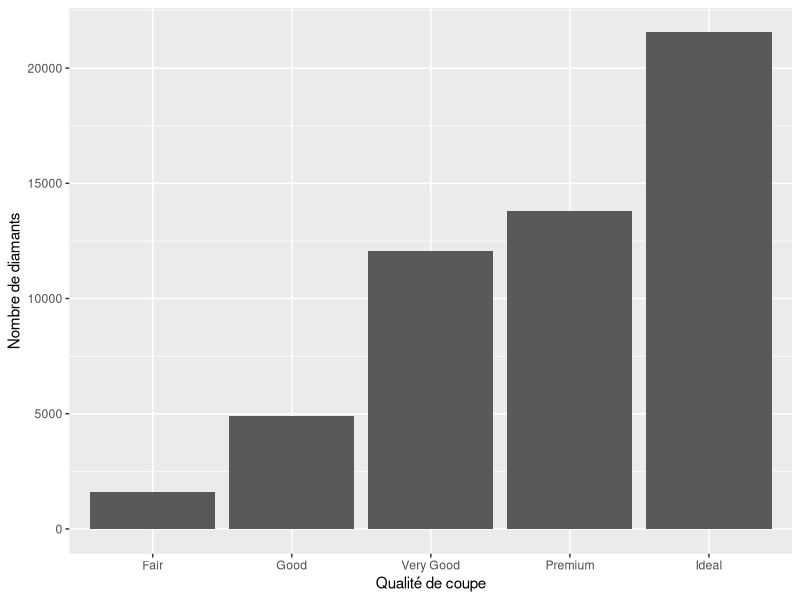
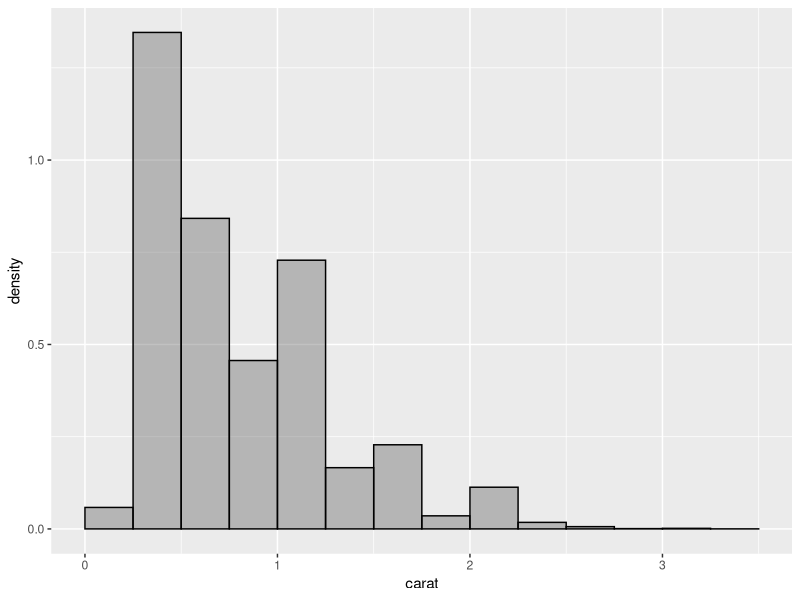
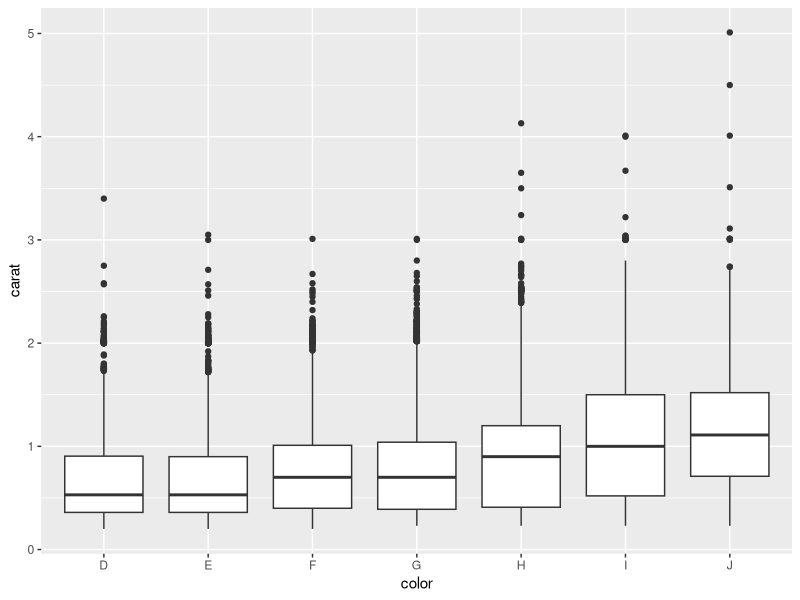
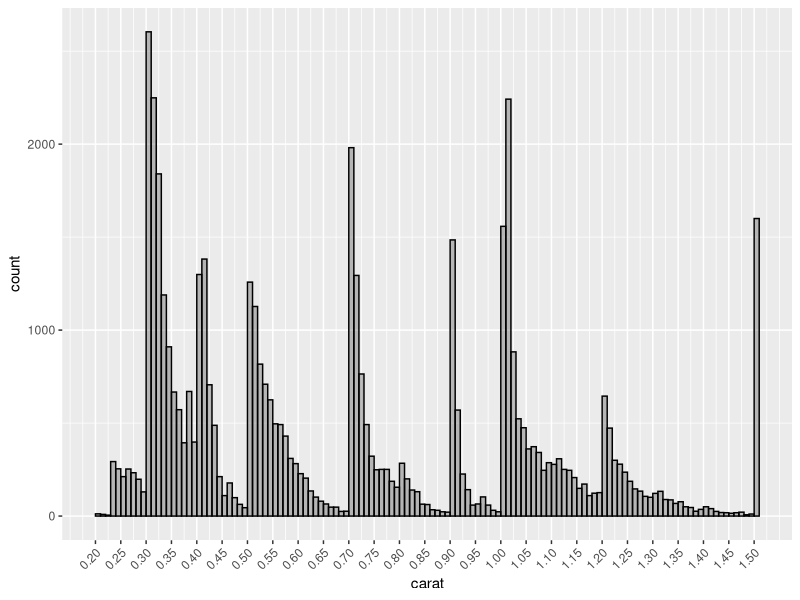
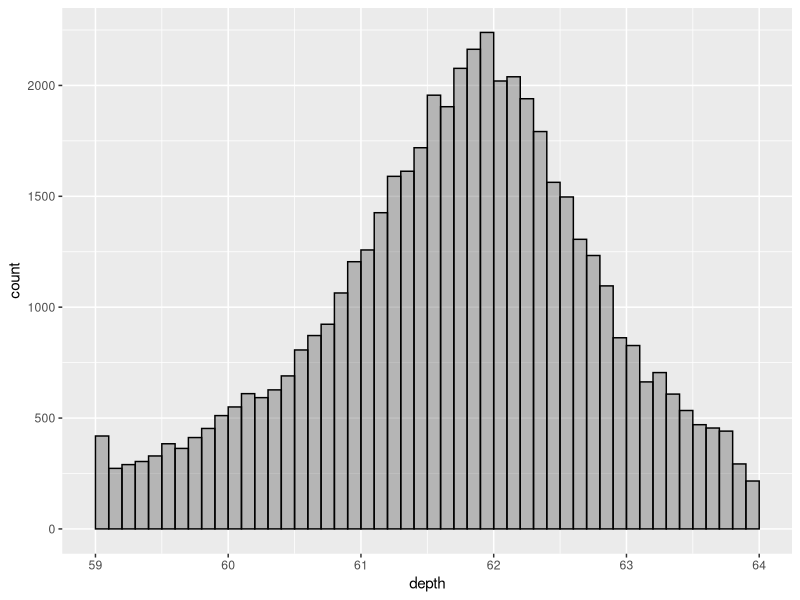
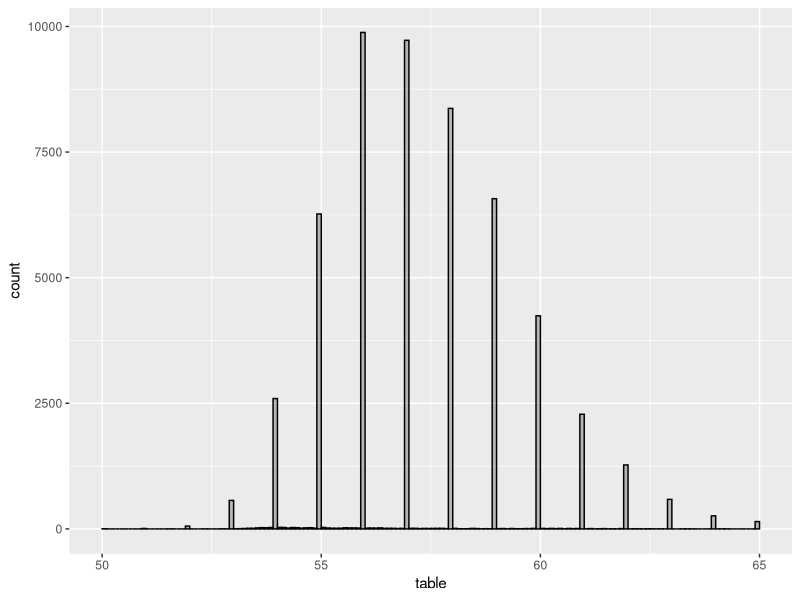
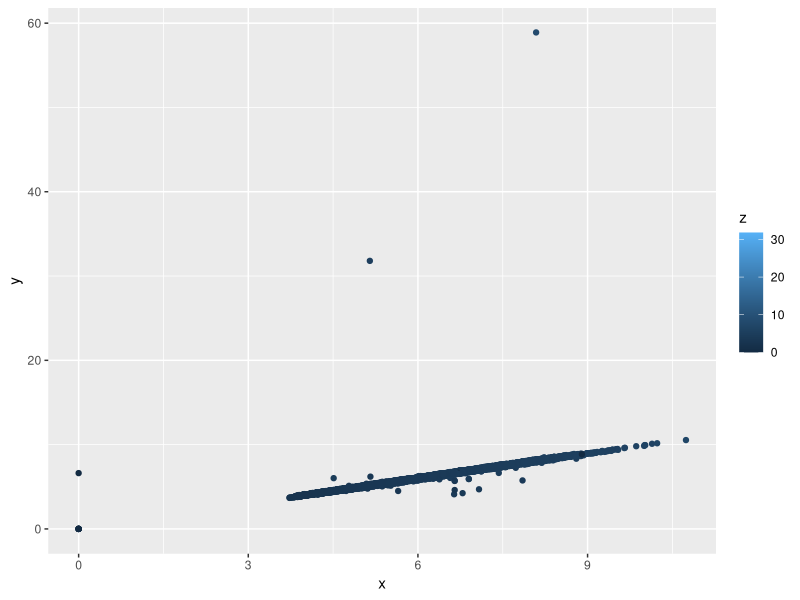
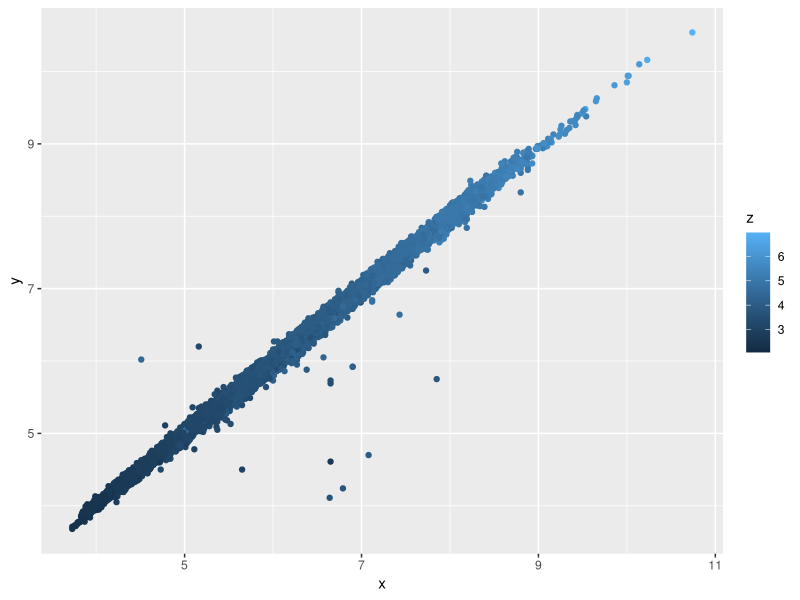

Here is the R script that generated these plots, in order:
## ---- chunk 1
library(ggplot2)
library(dplyr)
## ---- chunk 2
diamonds %>%
  group_by(color) %>%
  summarise(frequence = round(n() / nrow(diamonds), 2), nombre = n())
## ---- chunk 3
ggplot(diamonds) +
  geom_bar(aes(x = cut)) +
  xlab("Qualité de coupe") +
  ylab("Nombre de diamants")
## ---- chunk 4
diamonds %>%
  mutate(clarte = recode(clarity,
    "I1" = "Visible", "SI1" = "Petites inclusions",
    "SI2" = "Petites inclusions",
    "VS1" = "Minuscules inclusions",
    "VS2" = "Minuscules inclusions",
    "VVS1" = "Difficilement visibles",
    "VVS2" = "Difficilement visibles",
    "IF" = "Pur"
  )) %>%
  group_by(clarte) %>%
  summarise(frequence = round(n() / nrow(diamonds), 2), nombre = n())
## ---- chunk 5
diamonds %>%
  summarise(minimum = min(carat), moyenne = round(mean(carat), 3), maximum = max(carat), Q1 = quantile(carat, 0.25), médiane = median(carat), Q3 = quantile(carat, 0.75), D9 = quantile(carat, 0.9))
## ---- chunk 6
ggplot(diamonds) +
  geom_histogram(aes(x = carat, y = ..density..), breaks = seq(0, 3.5, 0.25), fill = "grey40", color = "black", alpha = 0.4)

ggplot(diamonds, aes(x = color, y = carat)) +
  geom_boxplot()
## ---- chunk 7
diamonds %>%
  filter(carat <= 1.51) %>%
  ggplot() +
  geom_histogram(aes(x = carat),
    breaks = (seq(0.2, 1.51, by = 0.01)),
    closed = "left", fill = "grey40", color = "black", alpha = 0.4
  ) +
  scale_x_continuous(breaks = seq(0.2, 1.51, by = 0.05)) +
  theme(axis.text.x = element_text(angle = 45, hjust = 1))
## ---- chunk 8
diamonds %>%
  summarise(minimum = min(depth), moyenne = round(mean(depth), 3), maximum = max(depth), Q1 = quantile(depth, 0.25), médiane = median(depth), Q3 = quantile(depth, 0.75), D1 = quantile(depth, 0.1), D9 = quantile(depth, 0.9))
## ---- chunk 9
ggplot(diamonds) +
  geom_histogram(aes(x = depth), breaks = seq(59, 64, 0.1), fill = "grey40", color = "black", alpha = 0.4)
## ---- chunk 10
diamonds %>%
  summarise(minimum = min(table), moyenne = round(mean(table), 3), maximum = max(table), Q1 = quantile(table, 0.25), médiane = median(table), Q3 = quantile(table, 0.75), D1 = quantile(table, 0.1), D9 = quantile(table, 0.9))
## ---- chunk 11
ggplot(diamonds) +
  geom_histogram(aes(x = table), breaks = seq(50, 65, 0.1), fill = "grey40", color = "black", alpha = 0.4)
## ---- chunk 12
diamonds %>% ggplot(aes(x = x, y = y, colour = z)) +
  geom_point()
## ---- chunk 13
diamonds %>%  filter(x > 3 & y < 20 & z < 10 & z > 2) %>% ggplot(aes(x = x, y = y, colour = z)) +
  geom_point()
## ---- chunk 14
diamonds%>%summarise(minimum = min(price),Q1 = quantile(price, 0.25), moyenne = round(mean(price), 0),  mediane = median(price), Q3 = quantile(price, 0.75), maximum=max(price))
## ---- chunk 15
ggplot(diamonds, aes(x = price)) +
  geom_histogram(breaks = seq(0, 20000, 1000), fill = "grey40", color = "black", alpha = 0.4)
## ---- chunk 16
ggplot(diamonds, aes(x = price)) +
  geom_histogram() +
  scale_x_continuous(trans = "log10") +
  annotation_logticks()
## ---- chunk 17
ggplot(diamonds) +
  geom_boxplot(aes(x = cut, y = price)) +
  scale_y_continuous(trans = "log10")
## ---- chunk 18
ggplot(diamonds) +
  geom_boxplot(aes(x = color, y = price)) +
  scale_y_continuous(trans = "log10")
## ---- chunk 19
ggplot(diamonds) +
  geom_boxplot(aes(x = clarity, y = price)) +
  scale_y_continuous(trans = "log10")
## ---- chunk 20
diamonds %>% ggplot() +
  geom_point(aes(x = carat, y = price), size = 0.1) +
  scale_y_continuous(trans = "log10")
## ---- chunk 21
ggplot(diamonds) +
  geom_point(aes(x = carat, y = price, color = cut), size = 0.1) +
  scale_y_continuous(trans = "log10") +
  scale_x_continuous(limits = c(0, 3))
## ---- chunk 22
ggplot(diamonds) +
  geom_point(aes(x = carat, y = price, color = color), size = 0.1) +
  scale_y_continuous(trans = "log10") +
  scale_x_continuous(limits = c(0, 3))
## ---- chunk 23
ggplot(diamonds) +
  geom_point(aes(x = carat, y = price, color = clarity), size = 0.1) +
  scale_y_continuous(trans = "log10") +
  scale_x_continuous(limits = c(0, 3))
## ---- chunk 24
diamonds %>% ggplot(aes(x = price, y = table)) +
  geom_point() +
  scale_x_continuous(trans = "log10")
## ---- chunk 25
diamonds %>% ggplot(aes(x = price, y = depth)) +
  geom_point() +
  scale_x_continuous(trans = "log10")
## ---- chunk 26
ggplot(diamonds) +
  geom_boxplot(aes(x = cut, y = carat))
## ---- chunk 27
ggplot(diamonds) +
  geom_boxplot(aes(x = color, y = carat))
## ---- chunk 28
ggplot(diamonds) +
  geom_boxplot(aes(x = clarity, y = carat))
